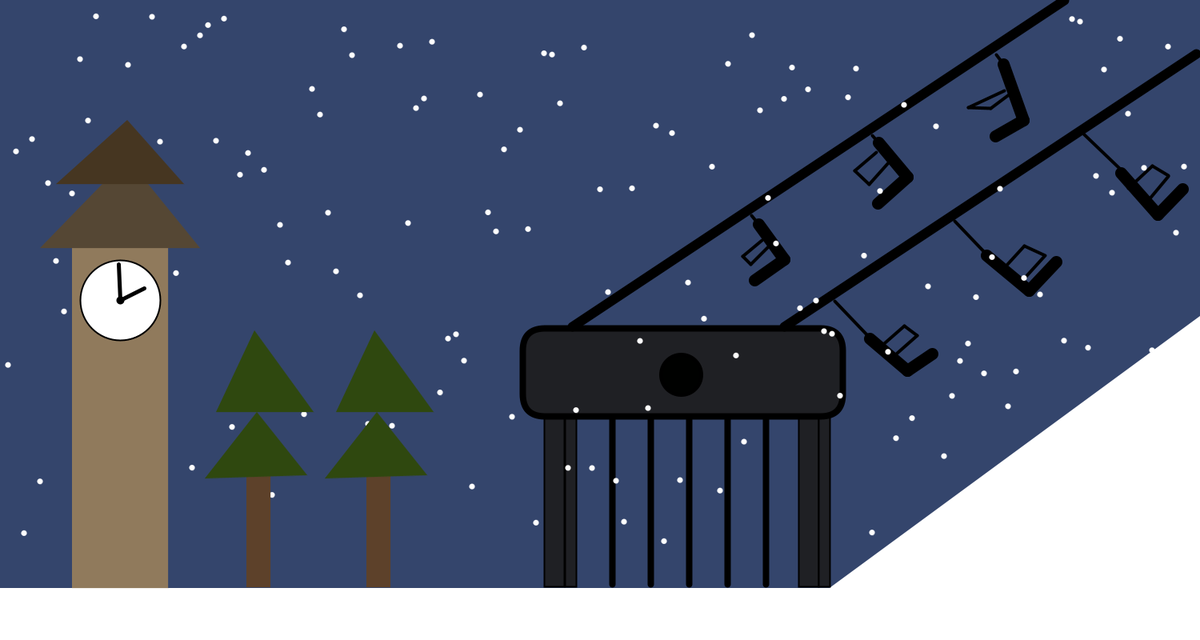
Frame 1 (no input)
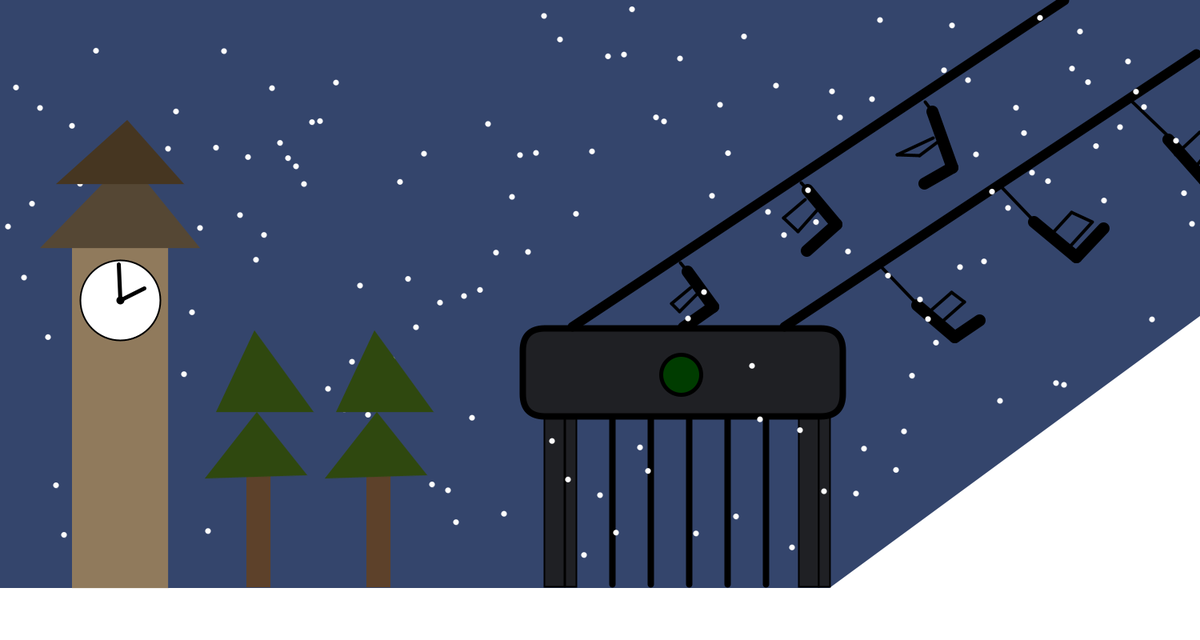
Frame 60 (the mouse pressed at the canvas centre just before this capture)
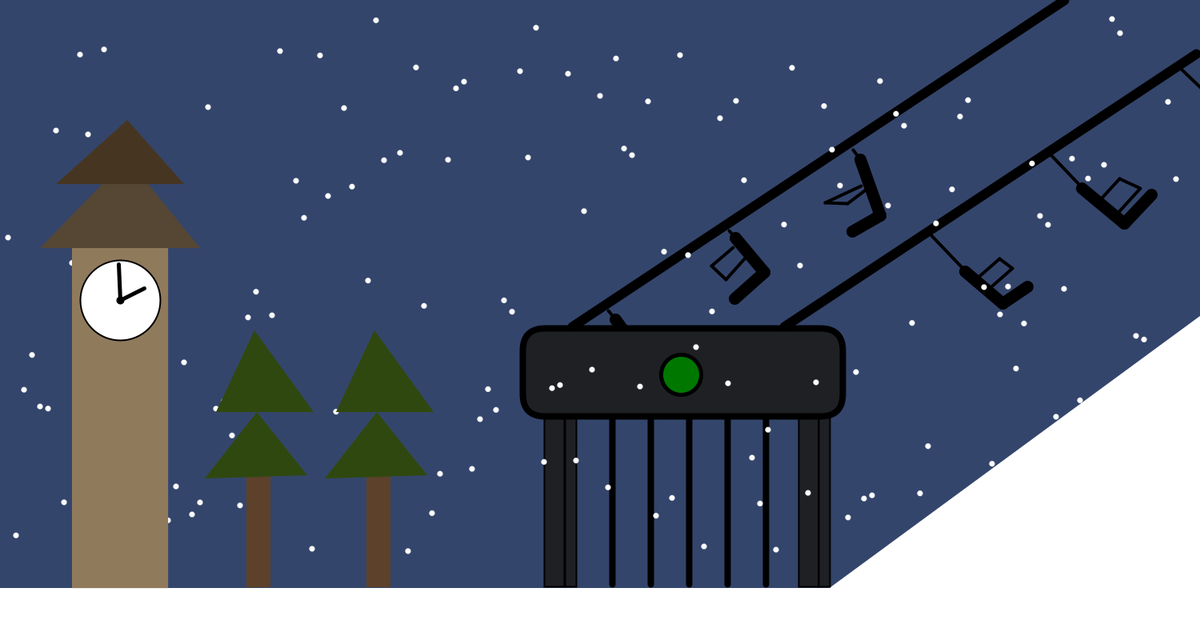
Frame 120 (the mouse held since frame 60 and released just before this capture)

The Processing sketch that drew these frames (run headless with seeded random() and noise(); from frame 60 on, the mouse is pressed at the canvas centre):

// Processing sketch: Kim_Anna_First_Semester_Project
// ── Kim_Anna_First_Semester_Project.pde
/*
Anna Kim
 6/28/2022
 1st Semester Final Project
 */

/* I chose to do an animation because an animation allowed me to portray a lot of the scene of a ski area.
 My animation is of a ski area because I love skiing. I wanted to show what a ski mountain looks like at night.
 I wish we had more time to work on the project in class because I felt like I could add as much detail as I would have liked.
 I really enjoyed playng around with different functions and getting to created something from scratch.
 Making objects move was the most challengning part of the project.
 I wish I had more time at the end to work on the feedback that was given to me.
 Next time I would like to learn how to use 3D objects*/

float chair1X = 0; //x variable for 1st chair
float chair1Y = 0; //y variable for 1st chair
float chair2X = 0; //x variable for 2nd chair
float chair2Y = 0;//y variable for 2nd chair
float chair3X = 0;//x variable for 3rd chair
float chair3Y = 0;//y variable for 3rd chair
float chair4X = 0;//x variable for 4th chair
float chair4Y = 0;//y variable for 4th chair
float chair5X = 0;//x variable for 5th chair
float chair5Y = 0;//y variable for 5th chair
float chair6X = 0;//x variable for 6th chair
float chair6Y = 0;//y variable for 6th chair
int g = 1;//variable for green



void setup() {
  size(1500, 800);
} //size of image - I wanted it to be large since I wanted to work with a lot of space

void draw() {

  background(#34456C);//background color - I wanted the animation to take time at night


  push ();

  translate(chair1X, chair1Y);

  stroke(0);
  strokeWeight(15);

  line(1087, 423, 1134, 463);
  line(1165, 442, 1134, 463);

  stroke(0);
  strokeWeight(4);

  line(1043, 376, 1086, 421);

  line(1112, 449, 1146, 419);
  line(1146, 419, 1130, 407);
  line(1130, 407, 1098, 435);

  pop();//chair 1 - I made them all black to stick with the  traditional color

  push();

  translate(chair2X, chair2Y);

  stroke(0);
  strokeWeight(15);

  line(1233, 319, 1286, 363);
  line(1286, 363, 1320, 327);

  stroke(0);
  strokeWeight(4);

  line(1193, 276, 1236, 321);

  line(1275, 353, 1305, 320);
  line(1306, 319, 1280, 307);
  line(1280, 307, 1258, 331);

  pop();

  push();//chair 2

  translate(chair3X, chair3Y);

  stroke(0);
  strokeWeight(15);

  line(1401, 216, 1447, 268);
  line(1447, 268, 1478, 236);

  stroke(0);
  strokeWeight(4);

  line(1353, 166, 1400, 211);

  line(1435, 250, 1460, 220);
  line(1460, 219, 1440, 207);
  line(1440, 207, 1410, 235);

  pop();//chair 3

  push ();

  translate(chair4X, chair4Y);

  stroke(0);
  strokeWeight(15);

  line(1254, 80, 1279, 150);
  line(1279, 150, 1244, 170);

  stroke(0);
  strokeWeight(4);

  line(1245, 68, 1254, 80);

  line(1262, 117, 1238, 135);
  line(1238, 135, 1210, 134);
  line(1210, 134, 1255, 113);

  pop();//chair 4

  push();

  translate(chair5X, chair5Y);

  stroke(0);
  strokeWeight(15);

  line(1098, 178, 1134, 221);
  line(1134, 221, 1097, 254);

  stroke(0);
  strokeWeight(4);

  line(1090, 169, 1098, 178);

  line(1111, 202, 1086, 230);
  line(1086, 230, 1068, 213);
  line(1068, 213, 1095, 190);

  pop();//chair 5

  push();

  translate(chair6X, chair6Y);

  stroke(0);
  strokeWeight(15);

  line(948, 280, 980, 324);
  line(980, 324, 943, 350);

  stroke(0);
  strokeWeight(4);

  line(939, 269, 948, 280);
  line(962, 306, 938, 330);
  line(938, 330, 928, 320);
  line(928, 320, 952, 300);

  pop();//chair 6


  fill(255, 255, 255);//I made the snow white so it would be realistic
  stroke(255, 255, 255);
  strokeWeight(0);

  rect(0, 735, 1500, 65);//snow
  triangle(1030, 740, 1500, 395, 1500, 740);//snow

  fill(#1F2024);//I made the ski lift base black/grey because I wanted to use traditional colors
  stroke(0);
  strokeWeight(2);


  rect(998, 498, 25, 235);//ski lift base leg
  rect(680, 498, 25, 235);//ski lift base leg


  beginShape();

  vertex(706, 500);
  vertex(720, 500);
  vertex(720, 733);
  vertex(706, 733);
  endShape (CLOSE);

  beginShape();

  vertex(1023, 500);
  vertex(1037, 500);
  vertex(1037, 733);
  vertex(1023, 733);
  endShape (CLOSE);//part of ski lift base legs

  stroke(0);
  strokeWeight(8);

  line(765, 510, 765, 730);//ski lift gate
  line(813, 510, 813, 730);//ski lift gate
  line(861, 510, 861, 730);//ski lift gate
  line(909, 510, 909, 730);//ski lift gate
  line(957, 510, 957, 730);//ski lift gate

  fill(#1F2024);
  stroke(0);
  strokeWeight(8);

  rect(653, 410, 400, 110, 28);// top of ski lift base


  stroke(0);
  strokeWeight(12);

  line(980, 408, 1495, 67);//ski lift wire
  line(715, 408, 1330, 0);//ski lift wire

  fill(255);//I made  the snow white for it to be realistic
  stroke(255);
  strokeWeight(0);

  circle(10, random(10, 700), 7);
  circle(20, random(10, 700), 7);
  circle(30, random(10, 700), 7);
  circle(40, random(10, 700), 7);
  circle(50, random(10, 700), 7);
  circle(60, random(10, 700), 7);
  circle(70, random(10, 700), 7);
  circle(80, random(10, 700), 7);
  circle(90, random(10, 700), 7);
  circle(100, random(10, 700), 7);
  circle(110, random(10, 700), 7);
  circle(120, random(10, 700), 7);
  circle(130, random(10, 700), 7);
  circle(140, random(10, 700), 7);
  circle(150, random(10, 700), 7);
  circle(160, random(10, 700), 7);
  circle(170, random(10, 700), 7);
  circle(180, random(10, 700), 7);
  circle(190, random(10, 700), 7);
  circle(200, random(10, 700), 7);
  circle(210, random(10, 700), 7);
  circle(220, random(10, 700), 7);
  circle(230, random(10, 700), 7);
  circle(240, random(10, 700), 7);
  circle(250, random(10, 700), 7);
  circle(260, random(10, 700), 7);
  circle(270, random(10, 700), 7);
  circle(280, random(10, 700), 7);
  circle(290, random(10, 700), 7);
  circle(300, random(10, 700), 7);
  circle(310, random(10, 700), 7);
  circle(320, random(10, 700), 7);
  circle(330, random(10, 700), 7);
  circle(340, random(10, 700), 7);
  circle(350, random(10, 700), 7);
  circle(360, random(10, 700), 7);
  circle(370, random(10, 700), 7);
  circle(380, random(10, 700), 7);
  circle(390, random(10, 700), 7);
  circle(400, random(10, 700), 7);
  circle(410, random(10, 700), 7);
  circle(420, random(10, 700), 7);
  circle(430, random(10, 700), 7);
  circle(440, random(10, 700), 7);
  circle(450, random(10, 700), 7);
  circle(460, random(10, 700), 7);
  circle(470, random(10, 700), 7);
  circle(480, random(10, 700), 7);
  circle(490, random(10, 700), 7);
  circle(500, random(10, 700), 7);
  circle(510, random(10, 700), 7);
  circle(520, random(10, 700), 7);
  circle(530, random(10, 700), 7);
  circle(540, random(10, 700), 7);
  circle(550, random(10, 700), 7);
  circle(560, random(10, 700), 7);
  circle(570, random(10, 700), 7);
  circle(580, random(10, 700), 7);
  circle(590, random(10, 700), 7);
  circle(600, random(10, 700), 7);
  circle(610, random(10, 700), 7);
  circle(620, random(10, 700), 7);
  circle(630, random(10, 700), 7);
  circle(640, random(10, 700), 7);
  circle(650, random(10, 700), 7);
  circle(660, random(10, 700), 7);
  circle(670, random(10, 700), 7);
  circle(680, random(10, 700), 7);
  circle(690, random(10, 700), 7);
  circle(700, random(10, 700), 7);
  circle(710, random(10, 700), 7);
  circle(720, random(10, 700), 7);
  circle(730, random(10, 700), 7);
  circle(740, random(10, 700), 7);
  circle(750, random(10, 700), 7);
  circle(760, random(10, 700), 7);
  circle(770, random(10, 700), 7);
  circle(780, random(10, 700), 7);
  circle(790, random(10, 700), 7);
  circle(800, random(10, 700), 7);
  circle(810, random(10, 700), 7);
  circle(820, random(10, 700), 7);
  circle(830, random(10, 700), 7);
  circle(840, random(10, 700), 7);
  circle(850, random(10, 700), 7);
  circle(860, random(10, 700), 7);
  circle(870, random(10, 700), 7);
  circle(880, random(10, 700), 7);
  circle(890, random(10, 700), 7);
  circle(900, random(10, 700), 7);
  circle(910, random(10, 700), 7);
  circle(920, random(10, 700), 7);
  circle(930, random(10, 700), 7);
  circle(940, random(10, 700), 7);
  circle(950, random(10, 700), 7);
  circle(960, random(10, 700), 7);
  circle(970, random(10, 700), 7);
  circle(980, random(10, 700), 7);
  circle(990, random(10, 700), 7);
  circle(1000, random(10, 700), 7);
  circle(1010, random(10, 700), 7);
  circle(1020, random(10, 700), 7);
  circle(1030, random(10, 700), 7);
  circle(1040, random(10, 700), 7);
  circle(1050, random(10, 700), 7);
  circle(1060, random(10, 700), 7);
  circle(1070, random(10, 700), 7);
  circle(1080, random(10, 700), 7);
  circle(1090, random(10, 700), 7);
  circle(1100, random(10, 700), 7);
  circle(1110, random(10, 700), 7);
  circle(1120, random(10, 700), 7);
  circle(1130, random(10, 700), 7);
  circle(1140, random(10, 700), 7);
  circle(1150, random(10, 700), 7);
  circle(1160, random(10, 700), 7);
  circle(1170, random(10, 700), 7);
  circle(1180, random(10, 700), 7);
  circle(1190, random(10, 700), 7);
  circle(1200, random(10, 700), 7);
  circle(1210, random(10, 700), 7);
  circle(1220, random(10, 700), 7);
  circle(1230, random(10, 700), 7);
  circle(1240, random(10, 700), 7);
  circle(1250, random(10, 700), 7);
  circle(1260, random(10, 700), 7);
  circle(1270, random(10, 700), 7);
  circle(1280, random(10, 700), 7);
  circle(1290, random(10, 700), 7);
  circle(1300, random(10, 700), 7);
  circle(1310, random(10, 700), 7);
  circle(1320, random(10, 700), 7);
  circle(1330, random(10, 700), 7);
  circle(1340, random(10, 700), 7);
  circle(1350, random(10, 700), 7);
  circle(1360, random(10, 700), 7);
  circle(1370, random(10, 700), 7);
  circle(1380, random(10, 700), 7);
  circle(1390, random(10, 700), 7);
  circle(1400, random(10, 700), 7);
  circle(1410, random(10, 700), 7);
  circle(1420, random(10, 700), 7);
  circle(1430, random(10, 700), 7);
  circle(1440, random(10, 700), 7);
  circle(1450, random(10, 700), 7);
  circle(1460, random(10, 700), 7);
  circle(1470, random(10, 700), 7);
  circle(1480, random(10, 700), 7);
  circle(1490, random(10, 700), 7);//snow (this line and the ones above)

  fill(#907A5C);//I chose light brown for the base of clocktower beause I wanted it to look like the clock tower at the ski mountain I ski at
  stroke(#907A5C);
  strokeWeight(0);

  rect(90, 280, 120, 455);//base of clocktower

  fill(#554734);//I  chose dark brown for the top because I wanted it to look like the clock tower at the ski mountain I ski
  stroke(#554734);
  strokeWeight(0);

  triangle(50, 310, 250, 310, 159, 198);//top of clocktower

  fill(#463621);
  stroke(#463621);
  strokeWeight(0);

  triangle(70, 230, 230, 230, 159, 150);//tip of clocktower

  fill(255);
  stroke(0);
  strokeWeight(2);

  circle(150, 375, 100);//clock

  stroke(0);
  strokeWeight(10);

  point(150, 375);//middle of clock

  stroke(0);
  strokeWeight(5);

  line(148, 330, 150, 375);//minute hand
  line(180, 360, 150, 375);//hour hand

  fill(0, g, 0);
  stroke(0);
  strokeWeight(5);

  g = g+1;

  circle(851, 468, 50);

  if (g > 254) {
    g = 0;
  }//light turns back to black once it fully turns to green

  fill(#5D412A);
  stroke(#5D412A);
  strokeWeight(0);

  rect(308, 594, 30, 140);//tree trunk (I would add more trees if I had the time)

  fill(#2F480F);
  stroke(#2F480F);
  strokeWeight(0);

  triangle(256, 598, 384, 594, 321, 515);//tree
  triangle(270, 515, 392, 515, 318, 413);//tree
  
  push();
  
  translate(150, 0);
  
  fill(#5D412A);
  stroke(#5D412A);
  strokeWeight(0);
  
  rect(308, 594, 30, 140);//tree trunk (I would add more trees if I had the time)

  fill(#2F480F);
  stroke(#2F480F);
  strokeWeight(0);

  triangle(256, 598, 384, 594, 321, 515);//tree
  triangle(270, 515, 392, 515, 318, 413);//tree
  
 pop();


  //the follow if commands tell how much the chairs move and programs them to loop
  chair1X ++;
  chair1Y -=0.7;

  if (chair1X > 514) {
    chair1X = 14;
    chair1Y = -9.8;
  }


  chair2X ++;
  chair2Y -=0.7;

  if (chair2X > 368) {
    chair2X = -132;
    chair2Y = 92.4;
  }

  chair3X ++;
  chair3Y -=0.7;

  if (chair3X > 200) {
    chair3X = -300;
    chair3Y = 210;
  }

  chair4X -=1.5;
  chair4Y ++;

  if (chair4X < -534) {
    chair4X = -6;
    chair4Y = 4.2;
  }


  chair5X -=1.5;
  chair5Y++;

  if (chair5X < -378) {
    chair5X = 150;
    chair5Y = -105;
  }

  chair6X -=1.5;
  chair6Y ++;

  if (chair6X < -228) {
    chair6X = 300;
    chair6Y = -210;
  }
}


/*
feedback;
 1. Use noise to program snow - Did not end using this because it would not look the way I wanted it to
 2. Use int to change color of lights - I used this feedback to change the light on the ski lift
 3. Use noise to change the shinyness of the ground - I was planning to use this advice, but I did not have the time to learn how to use the function properly
 
 */
